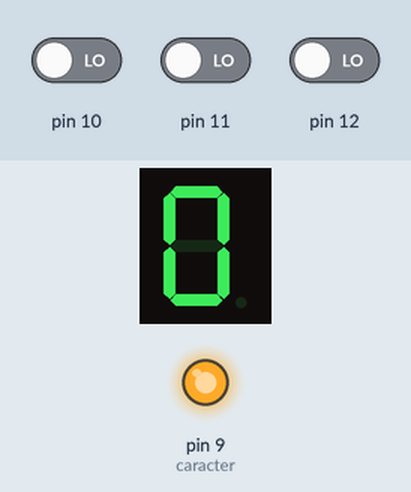
Simulated run of this sketch. Board: Arduino Uno, built with avr-gcc and run on an emulated ATmega328P. Parts: 1-digit seven-segment display, output pins drawn as LEDs (lit = HIGH). Wiring (inferred from the names in the program): 1-digit 7-segment display, segments lit when LOW: segments pin 2, pin 3, pin 4, pin 5, pin 6, pin 7, pin 8. The test bench sets the inputs (shaded band); at power-on: pin 10 LOW, pin 11 LOW, pin 12 LOW. The segment pins are drawn as the display they are named for; pins used as bus, display or sensor lines are not drawn.

Above: at 1.2 s.
1.3 s: pin 10 driven HIGH
At 1.8 s:
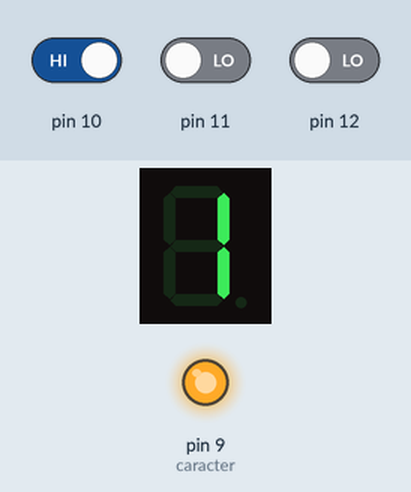
2.9 s: pin 11 driven HIGH
At 4.2 s:
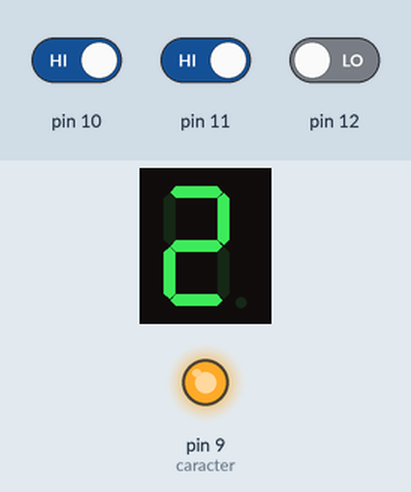
4.5 s: pin 12 driven HIGH
At 5.4 s:
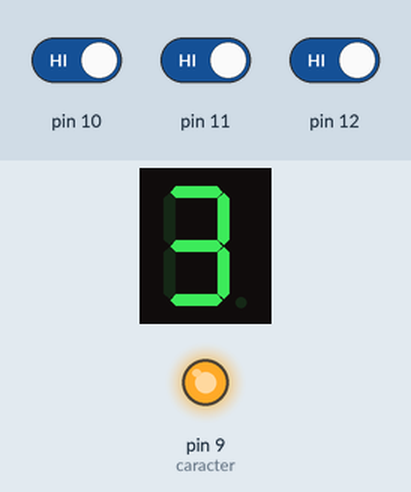
6.1 s: pin 10 driven LOW
At 6.7 s:
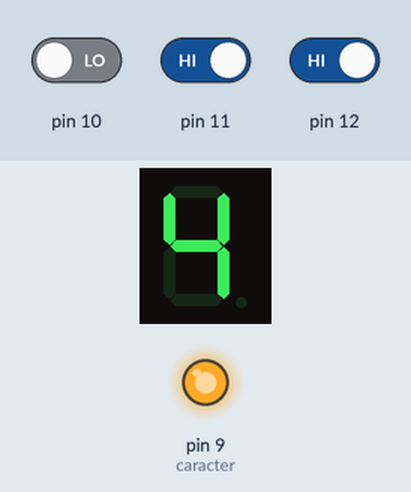
7.7 s: pin 11 driven LOW
At 9.0 s:
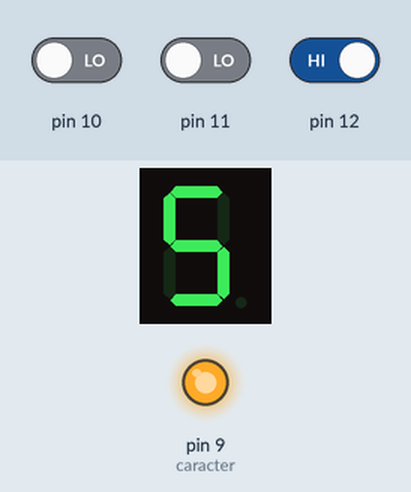
9.3 s: pin 12 driven LOW
At 10.3 s:
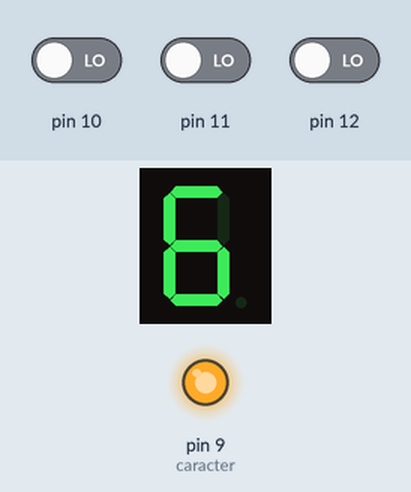
Timing chart, 0 to 11.9 s (numbered marks = the images above; inputs shaded):
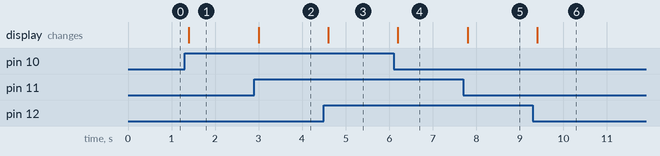

The sketch:

sketch_numarator_butoane.ino
```cpp
#include <util/delay.h>

const int leds [] = {2, 3, 4, 5, 6, 7, 8};
const int caracter = 9;
const int numbers [] = {63, 6, 91, 79, 102, 109, 125, 7, 127, 111};
volatile int v = 0;
/*
const int button1 = 10;
const int button2 = 11;
const int button3 = 12;
*/
void setup() {
  for (int i = 0; i < 7; i++)
    pinMode(leds[i], OUTPUT);
  pinMode(caracter, OUTPUT);
  digitalWrite(caracter, HIGH);
/*
  pinMode(button1, INPUT);
  pinMode(button2, INPUT);
  pinMode(button3, INPUT);
*/
  PCICR |= (1 << PCIE0);
  PCMSK0 |= (1 << PCINT2) | (1 << PCINT3) | (1 << PCINT4);
}

void print_character(int val) {
  for (int i = 0; i < 7; i++) {
      digitalWrite(leds[i], !(val%2)); //activ pe 0
      val = val/2;
  }
}

ISR (PCINT0_vect) {
  v = v + 1;
  v = v%10;
 // _delay_ms(400);
}

ISR (PCINT3_vect) {
  if (v != 0)
    v--;
  _delay_ms(100);
}

ISR (PCINT4_vect) {
  v = 0;
  //_delay_ms(100);
}

void loop() {
/*  if (digitalRead(button1) == LOW) {
    v++;
    v = v%10;
    delay(200);
  }
  if (digitalRead(button2) == LOW) {
    if (v != 0)
      v--;
    delay(200);
  }
  if (digitalRead(button3) == LOW) {
    v = 0;
    delay(200);
  }
  */
//  digitalWrite(caracter, HIGH); asa se afiseaza intermitent
  print_character(numbers[v]);
  delay(200);
//  digitalWrite(caracter, LOW);
}
```

Measured:
- after the input at 1.3 s, the display: changes after 0.10 s (image 1)
- after the input at 2.9 s, the display: changes after 0.10 s (image 2)
- after the input at 4.5 s, the display: changes after 0.10 s (image 3)
- after the input at 6.1 s, the display: changes after 0.10 s (image 4)
- after the input at 7.7 s, the display: changes after 0.10 s (image 5)
- after the input at 9.3 s, the display: changes after 0.10 s (image 6)
